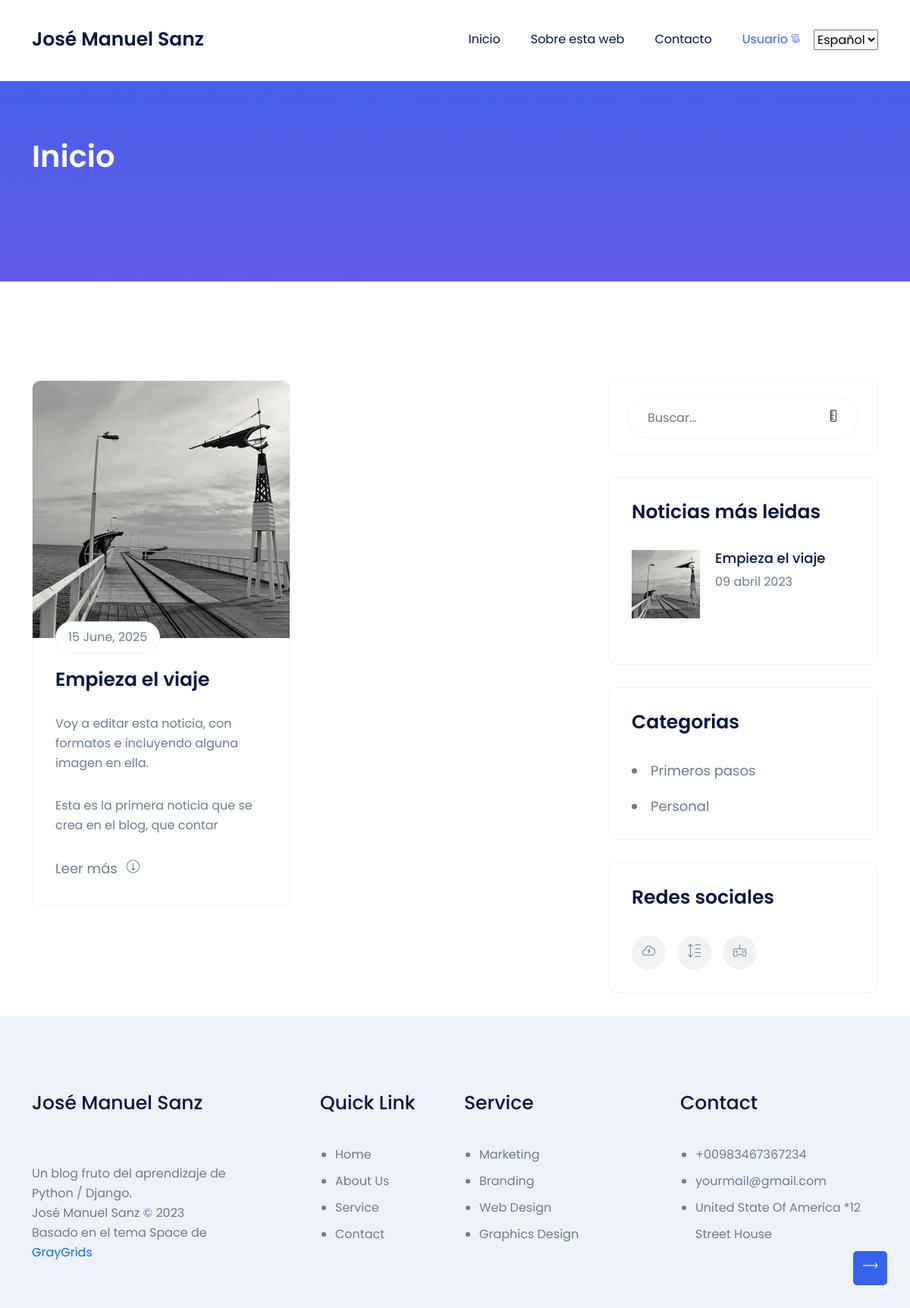
The page / on the database its author committed.
### core/models.py (models this page shows, shortened)
class Pagina(models.Model):
    titulo = models.CharField(max_length=250)
    subtitulo = models.CharField(max_length=250)
    id = models.AutoField(primary_key=True)
    slug = models.SlugField(unique=True, default=0)
    contenido = RichTextField()
    imagen = models.ImageField(upload_to='paginas')
    fecha_creacion = models.DateTimeField(auto_now_add=True) # Se añade la hora de forma automática cuando se crea el registro
    fecha_actualizacion = models.DateTimeField(auto_now=True) # Se añade la hora de forma automática al actualizarse el campo
    class Meta:
        verbose_name = "pagina"
        verbose_name_plural = "paginas"
        ordering = ["-fecha_creacion"] # Ordena por defecto de mas antiguo a mas nuevo, con (-NombreCampo), cambia a la inversa

### blog/models.py (models this page shows, shortened)
class Blog(models.Model):
    id = models.AutoField(primary_key=True)
    titulo = models.CharField(max_length=250)
    slug = models.SlugField(unique=True, default=0)
    subtitulo = models.CharField(max_length=250)
    contenido = RichTextField()
    imagen = models.ImageField(upload_to='blog')
    fecha_creacion = models.DateTimeField(auto_now_add=True) # Se añade la hora de forma automática cuando se crea el registro
    fecha_actualizacion = models.DateTimeField(auto_now=True) # Se añade la hora de forma automática al actualizarse el campo
    autor = models.ForeignKey(Autor, on_delete=models.CASCADE, related_name='blogs')
    num_visitas = models.PositiveIntegerField(default=0) # Nuevo campo para contabilizar el número de visitas
    categorias = models.ManyToManyField(Categoria, related_name=_('categorias'))
    class Meta:
        verbose_name = "noticia"
        verbose_name_plural = "noticias"
        ordering = ["-fecha_creacion"] # Ordena por defecto de mas antiguo a mas nuevo, con (-NombreCampo), cambia a la inversa

class Categoria(models.Model):
    nombre = models.CharField(max_length=100)
    slug = models.SlugField(unique=True, default=0)

### blog/views.py (the view)
# urls.py: 2. Add a URL to urlpatterns:  path('', views.home, name='home')
def home(request):
    noticias = Blog.objects.all()
    return render(request, "blog/home.html", {'noticias':noticias})

### blog/utils.py (called while the page is built)
def mas_leidas():
    return Blog.objects.all().order_by('-num_visitas')[:3]

def lista_categorias():
   return Categoria.objects.all()

### core/utils.py (called while the page is built)
def obtener_paginas():
    return Pagina.objects.all()

### core/views.py (called while the page is built)
def paginas_context(request):
    return {'paginas': obtener_paginas()}

def noticias_context(request):
    return {'mas_leidas': mas_leidas()}

def categorias_context(request):
    return {'categorias': lista_categorias()}

### blog/templates/blog/home.html
{% extends 'core/base.html' %}
{% load i18n %}
    {% block content %}
    <section class="blog-section pt-130">
        <div class="container">
            <div class="row">
                <div class="col-xl-8 col-lg-7">
                    <div class="left-side-wrapper">
                        <div class="row">
                            {% for noticias in noticias %}
                            <div class="col-md-6 col-lg-12 col-xl-6">
                                <div class="single-blog mb-40 wow fadeInUp">
                                    <div class="blog-img">
                                        <a href="/blog/{{noticias.slug}}"><img
                                                src="{{ noticias.imagen.url }}" alt="#"></a>
                                        <span class="date-meta">15 June, 2025</span>
                                    </div>
                                    <div class="blog-content">
                                        <h4><a href="/blog/{{noticias.slug}}">{{noticias.titulo}}</a></h4>
                                        <p>{{ noticias.contenido|slice:":150"|safe }}</p>
                                        <a href="/blog/{{noticias.slug}}" class="read-more-btn">Leer más <i
                                                class="lni lni-arrow-right"></i></a>
                                    </div>
                                </div>
                            </div>
                            {% endfor %}
                        </div>
                    </div>
                </div>
    {% endblock %}

### core/templates/core/base.html (shortened to what this page needs)
<!doctype html>
<html lang="es">
<head>
    {% load static %}
    {% load i18n %}
    <link rel="stylesheet" href="https://cdn.jsdelivr.net/npm/bootstrap@4.0.0/dist/css/bootstrap.min.css">
    <link rel="stylesheet" href="{% static 'core/assets/css/LineIcons.2.0.css' %}">
    <link rel="stylesheet" href="{% static 'core/assets/css/animate.css' %}">
    <link rel="stylesheet" href="{% static 'core/assets/css/tiny-slider.css' %}">
    <link rel="stylesheet" href="{% static 'core/assets/css/glightbox.min.css' %}">
    <link rel="stylesheet" href="{% static 'core/assets/css/bootstrap-5.0.0-beta1.min.css' %}">
    <link rel="stylesheet" href="{% static 'core/assets/css/main.css' %}">
</head>
<body>
    <header class="header navbar-area">
        <div class="container">
            <div class="row align-items-center">
                <div class="col-lg-12">
                    <nav class="navbar navbar-expand-lg">
                        <a class="navbar-brand" href="{% url 'home' %}">
                            <h4>José Manuel Sanz</h4>
                        </a>
                        <div class="navbar-collapse sub-menu-bar collapse" id="navbarSupportedContent" >
                        <ul id="nav" class="navbar-nav ms-auto">
                        <li class="nav-item">
                        <a href="{% url 'home' %}">{% trans "Inicio" %}</a>
                        </li>
                         {% for pagina in paginas %}
                         <li class="nav-item"><a href="/pagina/{{pagina.slug}}/">{{ pagina.titulo }}</a></li>
                         {% endfor %}
                        <li class="nav-item">
                        <a  href="{% url 'contacto' %}">{% trans "Contacto" %}</a>
                        </li>
                        <li class="nav-item">
                            <a class="page-scroll dd-menu active collapsed" href="javascript:void(0)" data-bs-toggle="collapse" data-bs-target="#submenu-1-1" aria-controls="navbarSupportedContent" aria-expanded="false" aria-label="Toggle navigation">Usuario</a>
                        </li>
                        </ul>
                        {% get_current_language as LANGUAGE_CODE %}
                        {% get_available_languages as LANGUAGES %}
                        <select id="language-selector" onchange="location.href=this.value;">
                            {% for lang_code, lang_name in LANGUAGES %}
                                <option value="{% url 'change_language' lang_code %}" {% if lang_code == LANGUAGE_CODE %}selected{% endif %}>{{ lang_name }}</option>
                            {% endfor %}
                        </select>
                        </div>
                        </nav>
                </div>
            </div>
        </div>
    </header>
    <section class="page-banner-section pt-75 pb-75 img-bg"
        style="background-image:url({% static 'core/assets/img/bg/common-bg.svg' %})">
        <div class="container">
            <div class="row">
                <div class="col-xl-12">
                    <div class="banner-content">
                        {% if noticia %}
                        <h2 class="titular_en_breadcrumb">{{ noticia.titulo }}</h2>
                        <h3 class="titular_en_breadcrumb">{{ noticia.subtitulo}}</h3>
                        <div class=meta-information>
                            <p class="meta-info titular_en_breadcrumb"><br>
                                {% trans "Autor" %}: Por {{noticia.autor}} | {{noticia.fecha_creacion|date:"d \ F \ Y" }}
                            </p>
                            <p class="titular_en_breadcrumb">{% trans "Categorias" %}:
                                <a href="javascript:void(0)">
                                {% for categoria in noticia.categorias.all %}
                                 <a class="titular_en_breadcrumb" href="/categoria/{{categoria.slug}}/">{{ categoria.nombre }}</a>{% if not forloop.last %}, {% endif %}
                                {% endfor %}
                                 </a>
                            </p>
                        </div>
                        {% elif pagina %}
                        <h2 class="titular_en_breadcrumb">{{ pagina.titulo }}</h2>
                        <h3 class="titular_en_breadcrumb">{{ pagina.subtitulo }}</h3>
                        {% elif categoria %}
                        <h3 class="titular_en_breadcrumb">{% trans "Noticias de la categoria:" %} {{ categoria.nombre}}</h3>
                        {% elif resultados %}
                        <h3 class="titular_en_breadcrumb">{% trans "Resultados de la busqueda" %}</h3>
                        {% elif contacto %}
                        <h3 class="titular_en_breadcrumb">{% trans "Formulario de contacto" %}</h3>
                        {% elif login %}
                        <h3 class="titular_en_breadcrumb">{% trans "Inicio de sesión" %}</h3>
                        {% else %}
                        <h2 class="titular_en_breadcrumb">{% trans "Inicio" %}</h2>
                        {% endif %}
                        <div class="page-breadcrumb">
                            <nav aria-label="breadcrumb">
                                <ol class="breadcrumb">
                                </ol>
                            </nav>
                        </div>
                    </div>
                </div>
            </div>
        </div>
    </section>
    {% block content %}
    {% endblock %}
    {% if not contacto %}
    <div class="col-xl-4 col-lg-5">
        <div class="sidebar-wrapper">
            <div class="sidebar-box search-form-box mb-30">
                <form action="{% url 'buscar_noticias' %}" method="POST" class="search-form">
                    <input type="text" name="cadena" placeholder='{% trans "Buscar..." %}'>
                    <button type="submit"><i class="lni lni-search-alt"></i></button>
                </form>
            </div>
            <div class="sidebar-box recent-blog-box mb-30">
                <h4>{% trans "Noticias más leidas" %}</h4>
                <div class="recent-blog-items">
                    {% for noticia in mas_leidas %}
                    <div class="recent-blog mb-30">
                        <div class="recent-blog-img">
                            <img src="{{noticia.imagen.url}}" alt="#">
                        </div>
                        <div class="recent-blog-content">
                            <h5><a href="/blog/{{noticia.slug}}">{{ noticia.titulo }}</a></h5>
                            <span class="date">{{ noticia.fecha_creacion | date:"d \ F \ Y" }}</span>
                        </div>
                    </div>
                    {% endfor %}
                </div>
            </div>
            <div class="sidebar-box catagories-box mb-30">
                <h4>{% trans "Categorias" %}</h4>
                <ul>
                    {% for categoria in categorias %}
                    <li>
                        <a href="/categoria/{{categoria.slug}}/">
                            <span>{{ categoria.nombre}}</span>
                        </a>
                    </li>
                    {% endfor %}
                </ul>
            </div>
            <div class="sidebar-box mb-30">
                <h4>{% trans "Redes sociales" %}</h4>
                <div class="footer-social-links">
                    <ul class="d-flex justify-content-start">
                        <li><a href="https://twitter.com/jmsanzprieto"><i class="lni lni-twitter-filled"></i></a></li>
                        <li><a href="https://www.linkedin.com/in/josemanuelsanzprieto/"><i class="lni lni-linkedin-original"></i></a></li>
                        <li><a href="https://github.com/jmsanzprieto/"><i class="lni lni-github-original"></i></a></li>
                    </ul>
                </div>
            </div>
            {% endif %}
        </div>
    </div>
    </div>
    </div>
    </section>
    <footer class="footer pt-100">
        <div class="container">
            <div class="row">
                <div class="col-xl-3 col-lg-4 col-md-6">
                    <div class="footer-widget mb-60 wow fadeInLeft">
                        <a href="{% url 'home' %}" class="logo mb-30"><h4>José Manuel Sanz</h4></a>
                    </div>
                </div>
                <div class="col-xl-2 offset-xl-1 col-lg-2 col-md-6">
                    <div class="footer-widget mb-60 wow fadeInUp">
                        <h4>Quick Link</h4>
                        <ul class="footer-links">
                            <li>
                                <a href="javascript:void(0)">Home</a>
                            </li>
                            <li>
                                <a href="javascript:void(0)">About Us</a>
                            </li>
                            <li>
                                <a href="javascript:void(0)">Service</a>
                            </li>
                            <li>
                                <a href="javascript:void(0)">Contact</a>
                            </li>
                        </ul>
                    </div>
                </div>
                <div class="col-xl-3 col-lg-3 col-md-6">
                    <div class="footer-widget mb-60 wow fadeInUp">
                        <h4>Service</h4>
                        <ul class="footer-links">
                            <li>
                                <a href="javascript:void(0)">Marketing</a>
                            </li>
                            <li>
                                <a href="javascript:void(0)">Branding</a>
                            </li>
                            <li>
                                <a href="javascript:void(0)">Web Design</a>
                            </li>
                            <li>
                                <a href="javascript:void(0)">Graphics Design</a>
                            </li>
                        </ul>
                    </div>
                </div>
                <div class="col-xl-3 col-lg-3 col-md-6">
                    <div class="footer-widget mb-60 wow fadeInRight" ".8s">
                        <h4>Contact</h4>
                        <ul class="footer-contact">
                            <li>
                                <p>+00983467367234</p>
                            </li>
                            <li>
                                <p>yourmail@gmail.com</p>
                            </li>
                            <li>
                                <p>United State Of America
                                    *12 Street House</p>
                            </li>
                        </ul>
                    </div>
                </div>
            </div>
        </div>
    </footer>
    <a href="#" class="scroll-top">
        <i class="lni lni-arrow-up"></i>
    </a>
</body>
</html>

### core/templates/core/base.html (style rules this page uses)
.titular_en_breadcrumb { color: white; }

### rows shown on the page
Pagina: titulo "Sobre esta web"
Blog: imagen (picture), titulo "Empieza el viaje", contenido "Voy a editar esta noticia, con formatos e incluyendo alguna imagen en ella. Esta es la primera noticia que se crea en el blog, que contar", fecha_creacion "09 abril 2023"
Categoria: nombre "Primeros pasos"
Categoria: nombre "Personal"

### other values the page prints
form field value "Español"
